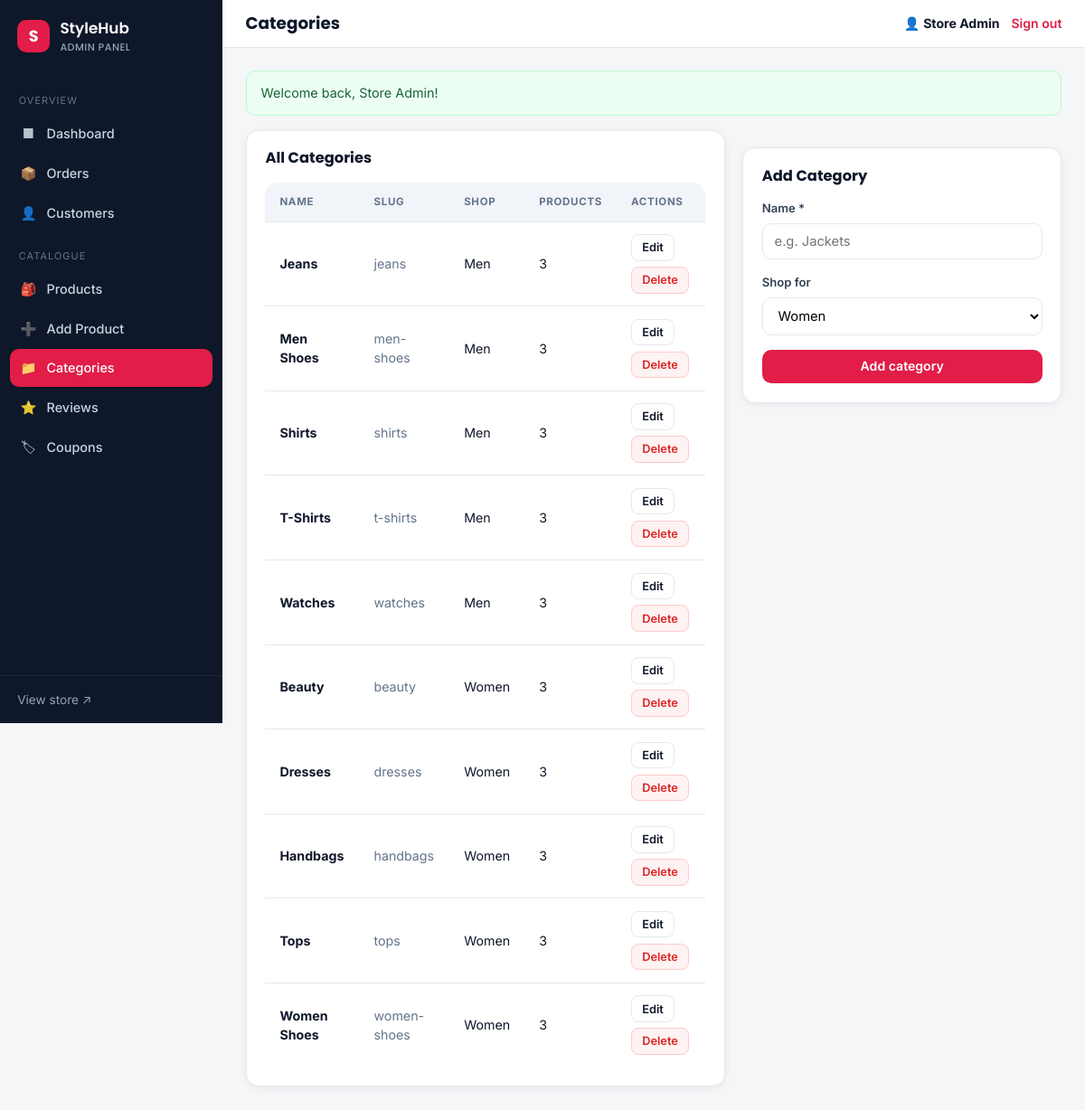
Screenshot of /admin/categories.php (signed in) with the database file from the repository.
### tables this page shows
CREATE TABLE IF NOT EXISTS users (
  id            INT AUTO_INCREMENT PRIMARY KEY,
  name          VARCHAR(120) NOT NULL,
  email         VARCHAR(190) NOT NULL UNIQUE,
  password_hash VARCHAR(255) NOT NULL,
  phone         VARCHAR(30)  DEFAULT NULL,
  role          ENUM('customer','admin') NOT NULL DEFAULT 'customer',
  created_at    DATETIME     NOT NULL DEFAULT CURRENT_TIMESTAMP
);

CREATE TABLE IF NOT EXISTS categories (
  id     INT AUTO_INCREMENT PRIMARY KEY,
  name   VARCHAR(120) NOT NULL,
  slug   VARCHAR(140) NOT NULL UNIQUE,
  gender ENUM('men','women','unisex') NOT NULL DEFAULT 'unisex'
);

### includes/functions.php (called while the page is built, shortened)
<?php
require_once __DIR__ . '/../config/database.php';
function url(string $path = ''): string
{
    return BASE_PATH . '/' . ltrim($path, '/');
}
function e(?string $value): string
{
    return htmlspecialchars((string)$value, ENT_QUOTES, 'UTF-8');
}
function get_flashes(): array
{
    $f = $_SESSION['flash'] ?? [];
    return $f;
}
function current_user(): ?array
{
    static $user = null;
    if ($user === null) {
        $stmt = db()->prepare('SELECT id, name, email, phone, role, created_at FROM users WHERE id = ?');
        $stmt->execute([$_SESSION['user_id']]);
        $user = $stmt->fetch() ?: null;
    }
    return $user;
}
function is_admin(): bool
{
    $u = current_user();
    return $u !== null && ($u['role'] ?? 'customer') === 'admin';
}
function require_admin(): void
{
    if (!is_admin()) {
        $_SESSION['redirect_after_login'] = $_SERVER['REQUEST_URI'] ?? url('admin/dashboard.php');
        set_flash('error', 'Administrator access required. Please sign in.');
        redirect('admin/login.php');
    }
}
    ob_start(); ?>

### config/database.php (called while the page is built, shortened)
<?php
function db(): PDO
{
    static $pdo = null;
    if ($pdo instanceof PDO) {
        return $pdo;
    }
    $dsn = sprintf('mysql:host=%s;port=%s;dbname=%s;charset=utf8mb4', DB_HOST, DB_PORT, DB_NAME);
    $options = [
        PDO::ATTR_ERRMODE            => PDO::ERRMODE_EXCEPTION,
        PDO::ATTR_DEFAULT_FETCH_MODE => PDO::FETCH_ASSOC,
        PDO::ATTR_EMULATE_PREPARES   => false,
    ];
    try {
        $pdo = new PDO($dsn, DB_USER, DB_PASS, $options);
    } catch (PDOException $e) {
        http_response_code(500);
        exit('<h2 style="font-family:sans-serif">Database connection failed</h2>'
            . '<p style="font-family:sans-serif">' . htmlspecialchars($e->getMessage()) . '</p>'
            . '<p style="font-family:sans-serif">Check the credentials in <code>config/config.php</code> '
            . 'and make sure you imported <code>database.sql</code>.</p>');
    }
    return $pdo;
}

### admin/categories.php (the view, shortened to what this page needs)
<?php
require_once __DIR__ . '/../includes/functions.php';
require_admin();
$pdo    = db();
$edit   = null;
$categories = $pdo->query('SELECT c.*, (SELECT COUNT(*) FROM products p WHERE p.category_id = c.id) AS product_count
                           FROM categories c ORDER BY c.gender, c.name')->fetchAll();
$pageTitle = 'Categories';
$adminNav  = 'categories';
require __DIR__ . '/includes/header.php';
?>
<div class="detail-grid">
    <div class="panel">
        <h3>All Categories</h3>
        <?php if (!$categories): ?>
            <p class="muted">No categories yet.</p>
        <?php else: ?>
            <div class="table-wrap" style="border:0">
                <table class="data-table" style="min-width:480px">
                    <thead><tr><th>Name</th><th>Slug</th><th>Shop</th><th>Products</th><th>Actions</th></tr></thead>
                    <tbody>
                    <?php foreach ($categories as $c): ?>
                        <tr>
                            <td><strong><?= e($c['name']) ?></strong></td>
                            <td class="muted"><?= e($c['slug']) ?></td>
                            <td><?= e(ucfirst($c['gender'])) ?></td>
                            <td><?= (int)$c['product_count'] ?></td>
                            <td>
                                <div class="row-actions">
                                    <a class="btn btn--outline btn--sm" href="<?= e(url('admin/categories.php?edit=' . (int)$c['id'])) ?>">Edit</a>
                                    <form method="post" style="display:inline" data-confirm="Delete category &quot;<?= e($c['name']) ?>&quot;?">
                                        <button class="btn btn--danger btn--sm" type="submit">Delete</button>
                                    </form>
                                </div>
                            </td>
                        </tr>
                    <?php endforeach; ?>
                    </tbody>
                </table>
            </div>
        <?php endif; ?>
    </div>
    <aside class="panel">
        <h3><?= $edit ? 'Edit Category' : 'Add Category' ?></h3>
        <form method="post">
            <div class="field">
                <label for="name">Name *</label>
                <input id="name" type="text" name="name" required value="<?= e($edit['name'] ?? '') ?>" placeholder="e.g. Jackets">
            </div>
            <div class="field">
                <label for="gender">Shop for</label>
                <select id="gender" name="gender">
                    <?php foreach (['women' => 'Women', 'men' => 'Men', 'unisex' => 'Unisex'] as $g => $lbl): ?>
                        <option value="<?= $g ?>" <?= ($edit['gender'] ?? '') === $g ? 'selected' : '' ?>><?= $lbl ?></option>
                    <?php endforeach; ?>
                </select>
            </div>
            <button class="btn btn--accent btn--block" type="submit"><?= $edit ? 'Save changes' : 'Add category' ?></button>
        </form>
    </aside>
</div>
<?php require __DIR__ . '/includes/footer.php'; ?>

### admin/includes/header.php (shortened to what this page needs)
<?php
require_once __DIR__ . '/../../includes/functions.php';
$__admin = current_user();
$__nav   = $adminNav ?? '';
$__title = $pageTitle ?? 'Admin';
$__links = [
    'dashboard'  => ['Dashboard',    'admin/dashboard.php',  '&#9632;'],
    'orders'     => ['Orders',       'admin/orders.php',     '&#128230;'],
    'customers'  => ['Customers',    'admin/customers.php',  '&#128100;'],
    'products'   => ['Products',     'admin/products.php',   '&#127890;'],
    'newproduct' => ['Add Product',  'admin/product-form.php', '&#10133;'],
    'categories' => ['Categories',   'admin/categories.php', '&#128193;'],
    'reviews'    => ['Reviews',      'admin/reviews.php',    '&#11088;'],
    'coupons'    => ['Coupons',      'admin/coupons.php',    '&#127991;'],
];
?>
<!DOCTYPE html>
<html lang="en">
<head>
    <link rel="stylesheet" href="<?= e(url('assets/css/admin.css')) ?>">
</head>
<body class="admin">
<div class="admin-shell">
    <aside class="admin-side" id="adminSide">
        <a class="admin-brand" href="<?= e(url('admin/dashboard.php')) ?>">
            <span class="admin-brand__mark">S</span>
            <span><?= e(SITE_NAME) ?><small>Admin Panel</small></span>
        </a>
        <nav class="admin-nav">
            <span class="admin-nav__label">Overview</span>
            <?php foreach (['dashboard', 'orders', 'customers'] as $k): ?>
                <a class="<?= $__nav === $k ? 'is-active' : '' ?>" href="<?= e(url($__links[$k][1])) ?>">
                    <span class="ic"><?= $__links[$k][2] ?></span> <?= e($__links[$k][0]) ?>
                </a>
            <?php endforeach; ?>
            <span class="admin-nav__label">Catalogue</span>
            <?php foreach (['products', 'newproduct', 'categories', 'reviews', 'coupons'] as $k): ?>
                <a class="<?= $__nav === $k ? 'is-active' : '' ?>" href="<?= e(url($__links[$k][1])) ?>">
                    <span class="ic"><?= $__links[$k][2] ?></span> <?= e($__links[$k][0]) ?>
                </a>
            <?php endforeach; ?>
        </nav>
        <div class="admin-side__foot">
            <a href="<?= e(url('index.php')) ?>" target="_blank" rel="noopener">View store &#8599;</a>
        </div>
    </aside>
    <div class="admin-main">
        <header class="admin-top">
            <h1 class="admin-top__title"><?= e($__title) ?></h1>
            <div class="admin-top__user">
                <span>&#128100; <strong><?= e($__admin['name'] ?? 'Admin') ?></strong></span>
                <a href="<?= e(url('admin/logout.php')) ?>">Sign out</a>
            </div>
        </header>
        <main class="admin-content">
            <?php foreach (get_flashes() as $f): ?>
                <div class="alert alert--<?= e($f['type']) ?>"><?= e($f['message']) ?></div>
            <?php endforeach; ?>

### admin/includes/footer.php (shortened to what this page needs)
        </main>
    </div>
</div>
</body>
</html>

### rows the page displays
users: name "Store Admin"
categories: name "Jeans", slug "jeans", gender "Men", product_count "3"
categories: name "Men Shoes", slug "men-shoes", gender "Men", product_count "3"
categories: name "Shirts", slug "shirts", gender "Men", product_count "3"
categories: name "T-Shirts", slug "t-shirts", gender "Men", product_count "3"
categories: name "Watches", slug "watches", gender "Men", product_count "3"
categories: name "Beauty", slug "beauty", gender "Women", product_count "3"
categories: name "Dresses", slug "dresses", gender "Women", product_count "3"
categories: name "Handbags", slug "handbags", gender "Women", product_count "3"
categories: name "Tops", slug "tops", gender "Women", product_count "3"
categories: name "Women Shoes", slug "women-shoes", gender "Women", product_count "3"

### other values shown
SITE_NAME "StyleHub"
$__links[$k][2] "■"
$__links[$k][0] "Dashboard"
$__links[$k][2] "📦"
$__links[$k][0] "Orders"
$__links[$k][2] "👤"
$__links[$k][0] "Customers"
$__links[$k][2] "🎒"
$__links[$k][0] "Products"
$__links[$k][2] "➕"
$__links[$k][0] "Add Product"
$__links[$k][2] "📁"
$__links[$k][0] "Categories"
$__links[$k][2] "⭐"
$__links[$k][0] "Reviews"
